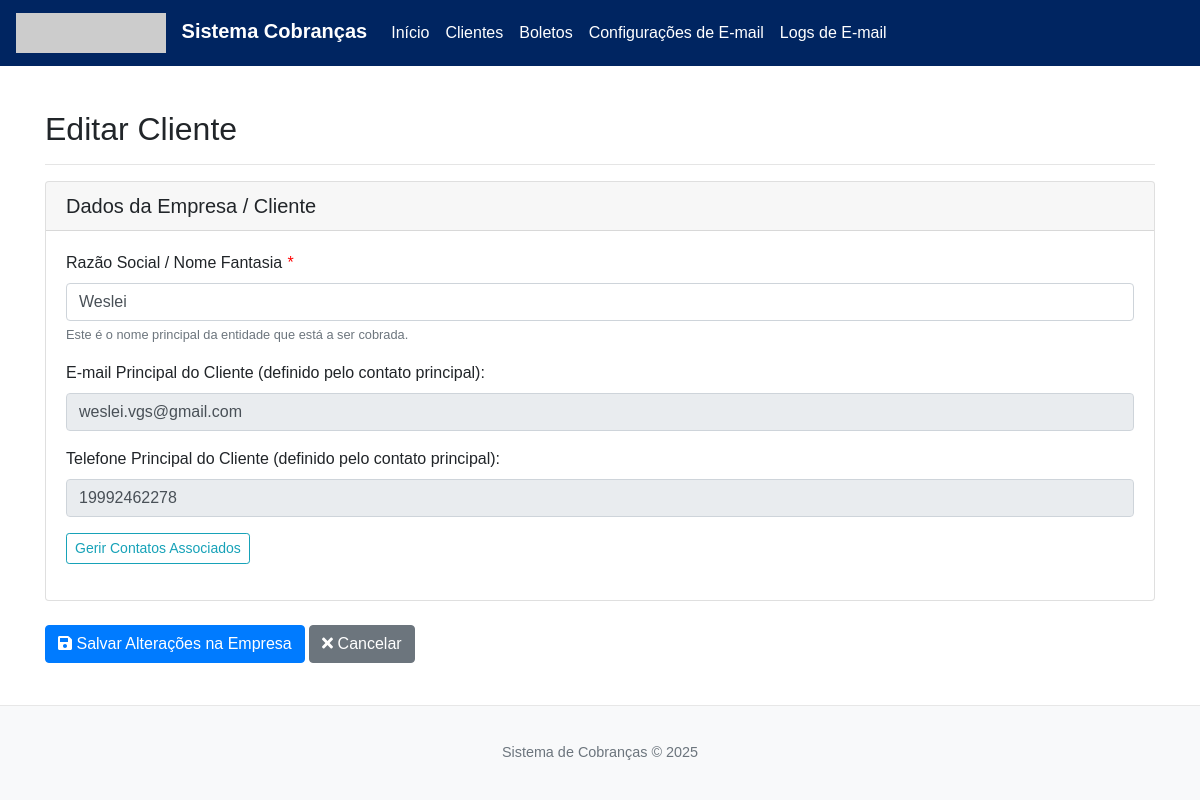
Page /clientes/86b5d3d4-86c0-40cf-8d0c-9f842903bf56/editar on the committed database.
### database.py (models this page shows, shortened)
class Cliente(db.Model):
    __tablename__ = 'cliente'
    id = db.Column(db.Integer, primary_key=True)
    public_id = db.Column(db.String(36), unique=True, nullable=False)
    nome = db.Column(db.String(150), nullable=False)
    email_principal = db.Column(db.String(120), unique=True, nullable=True)
    telefone_principal = db.Column(db.String(20), nullable=True)
    contatos = db.relationship('Contato', backref='cliente', lazy=True, cascade="all, delete-orphan")
    boletos = db.relationship('Boleto', backref='cliente', lazy=True, cascade="all, delete-orphan")
    __table_args__ = (Index('ix_cliente_public_id', 'public_id'),)

### app.py (the view, shortened to what this page needs)
@main_bp.route('/clientes/<string:public_id>/editar', methods=['GET', 'POST'])
def editar_cliente(public_id):
    cliente = Cliente.query.filter_by(public_id=public_id).first_or_404()
    return render_template('form_cliente.html', cliente=cliente, form_data={'nome_empresa': cliente.nome}, edit_mode=True, public_id=cliente.public_id)

### database.py (called while the page is built)
@event.listens_for(Engine, "connect")
def _set_sqlite_pragma(dbapi_connection, connection_record):
    if isinstance(dbapi_connection, SQLite3Connection):
        cursor = dbapi_connection.cursor()
        cursor.execute("PRAGMA foreign_keys=ON;")
        cursor.close()

### templates/form_cliente.html (shortened to what this page needs)
{% extends "base.html" %}
{% set page_title = "Editar Cliente" if edit_mode else "Novo Cliente" %}
{% block content %}
<h2>{{ page_title }}</h2>
<hr>
<form method="POST" action="{{ url_for('main.editar_cliente', public_id=public_id) if edit_mode else url_for('main.novo_cliente') }}">
    <div class="card mb-4">
        <div class="card-header">
            <h5>Dados da Empresa / Cliente</h5>
        </div>
        <div class="card-body">
            <div class="form-group required-field">
                <label for="nome_empresa">Razão Social / Nome Fantasia</label>
                <input type="text" class="form-control" id="nome_empresa" name="nome_empresa" value="{{ form_data.get('nome_empresa', cliente.nome if edit_mode else '') }}" required>
                <small class="form-text text-muted">Este é o nome principal da entidade que está a ser cobrada.</small>
            </div>
            {% if edit_mode and cliente %}
                <div class="form-group">
                    <label>E-mail Principal do Cliente (definido pelo contato principal):</label>
                    <input type="text" class="form-control" value="{{ cliente.email_principal if cliente.email_principal else 'Não definido (adicione/edite um contato principal)' }}" readonly
                           title="Este e-mail é automaticamente preenchido com o e-mail do contato marcado como principal.">
                </div>
                <div class="form-group">
                    <label>Telefone Principal do Cliente (definido pelo contato principal):</label>
                    <input type="text" class="form-control" value="{{ cliente.telefone_principal if cliente.telefone_principal else 'Não definido' }}" readonly
                           title="Este telefone é automaticamente preenchido com o telefone do contato marcado como principal.">
                </div>
                 <p><a href="{{ url_for('main.view_cliente', public_id=cliente.public_id) }}#contatos" class="btn btn-sm btn-outline-info">Gerir Contatos Associados</a></p>
            {% endif %}
        </div>
    </div>
    <div class="mt-4">
        <button type="submit" class="btn btn-primary" title="{% if edit_mode %}Salvar Alterações na Empresa{% else %}Cadastrar Cliente/Empresa{% endif %}">
            <i class="fas fa-save"></i> {% if edit_mode %}Salvar Alterações na Empresa{% else %}Cadastrar Cliente/Empresa{% endif %}
        </button>
        <a href="{{ url_for('main.view_cliente', public_id=public_id) if edit_mode and public_id else url_for('main.listar_clientes') }}" class="btn btn-secondary" title="Cancelar">
            <i class="fas fa-times"></i> Cancelar
        </a>
    </div>
</form>
{% endblock %}
{% block head_extra %}
<link rel="stylesheet" href="https://cdnjs.cloudflare.com/ajax/libs/font-awesome/5.15.3/css/all.min.css">
{% endblock %}

### static/style.css (style rules this page uses)
body { display: flex; flex-direction: column; min-height: 100vh; font-family: 'Arial', sans-serif; }
.btn-sm { margin-right: 5px; }
.card-header h5 { margin-bottom: 0; }
.required-field label::after { content: " *"; color: red; }

### templates/form_cliente.html (style rules this page uses)
.required-field label::after { margin-left: 1px; }

### rows in the picture
Cliente: nome_empresa "Weslei", email_principal "weslei.vgs@gmail.com", telefone_principal "19992462278"

### other values in the picture
{{ page_title }} "Editar Cliente"
